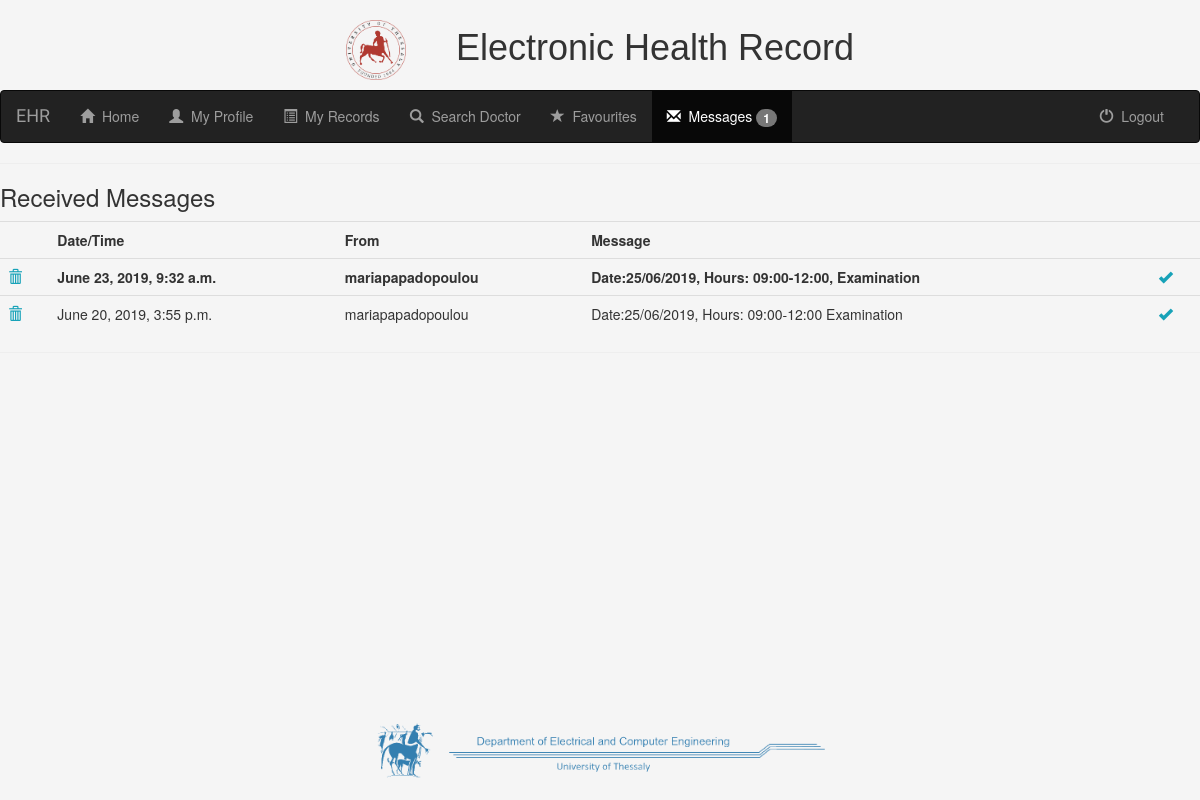
The page /my_mr/messages/inbox/ (signed in) on the database its author committed.
### userMessages/models.py (models this page shows, shortened)
class Message(models.Model):
    sender = models.ForeignKey(User, on_delete=models.CASCADE, related_name="sender")
    receiver = models.ForeignKey(User, on_delete=models.CASCADE, related_name="receiver")
    content = models.TextField()
    created_at = models.DateTimeField(auto_now=True)
    was_read = models.BooleanField(default=False)

### my_mr/views.py (the view)
# urls.py: path('messages/inbox/', views.InboxList.as_view(), name='inbox'),
class InboxList(generic.ListView):
    context_object_name = 'inbox_list'
    template_name = 'my_mr/messages.html'
    paginate_by = 15
    def get_queryset(self):
        return Message.objects.filter(receiver=self.request.user).order_by('-created_at')
    def get_context_data(self, **kwargs):
        context = super(InboxList, self).get_context_data(**kwargs)
        context['type'] = 'inbox'
        context['received_messages'] = Message.objects.filter(receiver=self.request.user, was_read=False)
        return context

### my_mr/templates/my_mr/messages.html (shortened to what this page needs)
{% extends 'my_mr/base.html' %}
{% block body_block %}
<hr>
<table class="table">
    {% if type == 'inbox' %}
        <h3>Received Messages</h3>
        {% if inbox_list %}
            <tr>
                <th></th>
                <th>Date/Time</th>
                <th>From</th>
                <th>Message</th>
                <th></th>
            </tr>
        {% endif %}
        {% for message in inbox_list %}
            <tr>
                <td><a data-toggle="modal" data-target="#modalDeleteMessage{{ message.id }}"><span class="glyphicon glyphicon-trash"></span></a></td>
                <td>{% if message.was_read == False %}<strong>{% endif %}{{ message.created_at }}{% if message.was_read == False %}</strong>{% endif %}</td>
                <td>{% if message.was_read == False %}<strong>{% endif %}{{ message.sender }}{% if message.was_read == False %}</strong>{% endif %}</td>
                <td>{% if message.was_read == False %}<strong>{% endif %}{{ message.content }}{% if message.was_read == False %}</strong>{% endif %}</td>
                <td><a data-toggle="modal" data-target="#modalMessageRead"><span class="glyphicon glyphicon-ok"></span></a></td>
            </tr>
        {% empty %}
            <p>Your inbox is empty.</p>
        {% endfor %}
    {% endif %}
</table>
<hr>
{% endblock %}

### mr/static/mr/css/style.css (style rules this page uses)
body { background-color: whitesmoke; height: 90%; margin-bottom: 10%; }
a { color: #17a2b8; }

### rows shown on the page
Message: created_at "June 23, 2019, 9:32 a.m.", sender "mariapapadopoulou", content "Date:25/06/2019, Hours: 09:00-12:00, Examination"
Message: created_at "June 20, 2019, 3:55 p.m.", sender "mariapapadopoulou", content "Date:25/06/2019, Hours: 09:00-12:00 Examination"

### other values the page prints
{{ received_messages.count }} "1"
